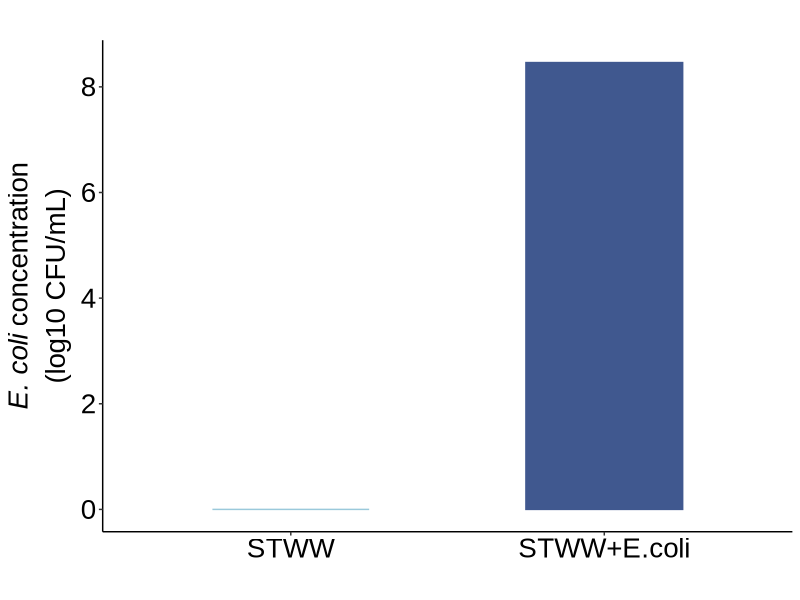
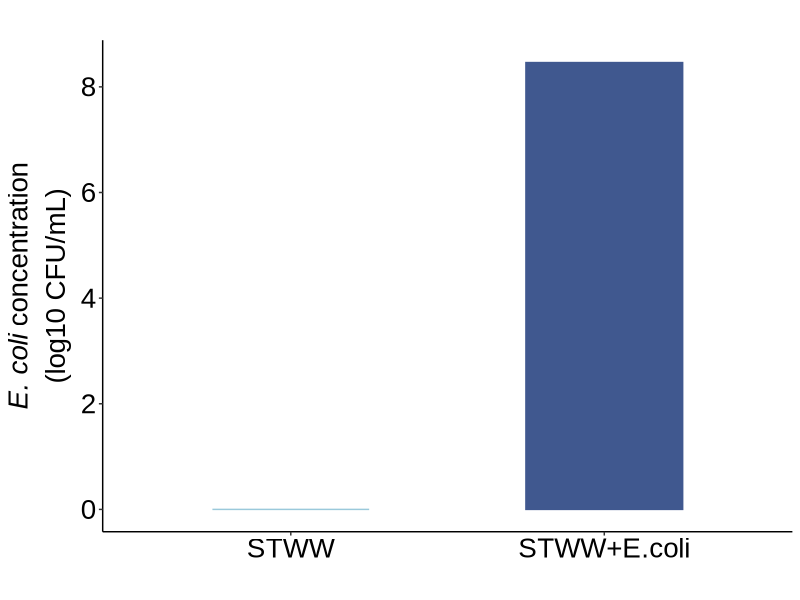
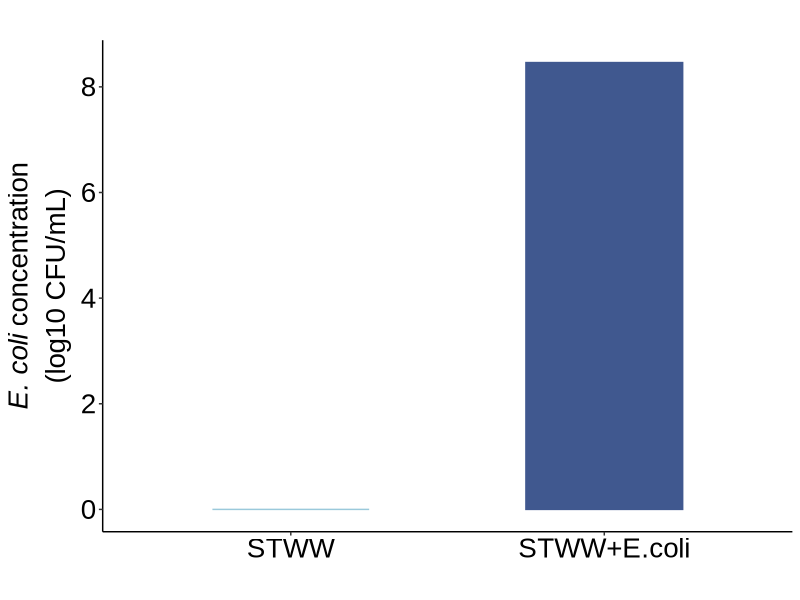

Here is the R script that generated these plots, in order:
library(ggplot2)

# Sample data (make sure `count` is correctly named)
data <- data.frame(
  group = c("STWW", "STWW+E.coli"),
  count = c(0, 8.46)
)

# Create the bar plot
a <- ggplot(data, aes(x = group, y = count, fill = group, color = group)) +
  geom_bar(stat = "identity", width = 0.5, position = position_dodge(width = 0.2)) +  # Explicitly set stat = "identity"
  scale_fill_manual(values = c("STWW" = "#9AC9DB", "STWW+E.coli" = "#40588F")) +  # Fix fill color mapping
  scale_color_manual(values = c("STWW" = "#9AC9DB", "STWW+E.coli" = "#40588F")) + 
  theme_classic() +
  # Fix border color mapping
  theme(
    panel.grid.major = element_blank(),
    panel.grid.minor = element_blank(),
    panel.background = element_blank(),
    plot.background = element_blank(),
    legend.position = "none",
    axis.text.x = element_text(size = 20, color = "black", family = "Arial"),
    axis.text.y = element_text(size = 20, color = "black", family = "Arial"),
    axis.title.y = element_text(size = 20, color = "black", family = "Arial"),
    axis.title.x = element_text(size = 20, color = "black", family = "Arial"),
    plot.title = element_text(size = 20, hjust = 0.5, family = "Arial")
  ) +
  labs(title = "", x = "", y = expression(atop(italic("E. coli")~"concentration", "(log10 CFU/mL)")))


# Print the plot
print(a)

ggsave("C:/Users/User/OneDrive/Desktop/qian/R/paper1_figs/ecoli culture in STWW.tiff", plot =a, device = "tiff", dpi = 600, width = 16, height = 16, units = "cm")
ggsave("C:/Users/User/OneDrive/Desktop/qian/R/paper1_figs/ecoli culture in STWW.jpg", plot =a, device = "jpeg", dpi = 600, width = 16, height = 16, units = "cm")

